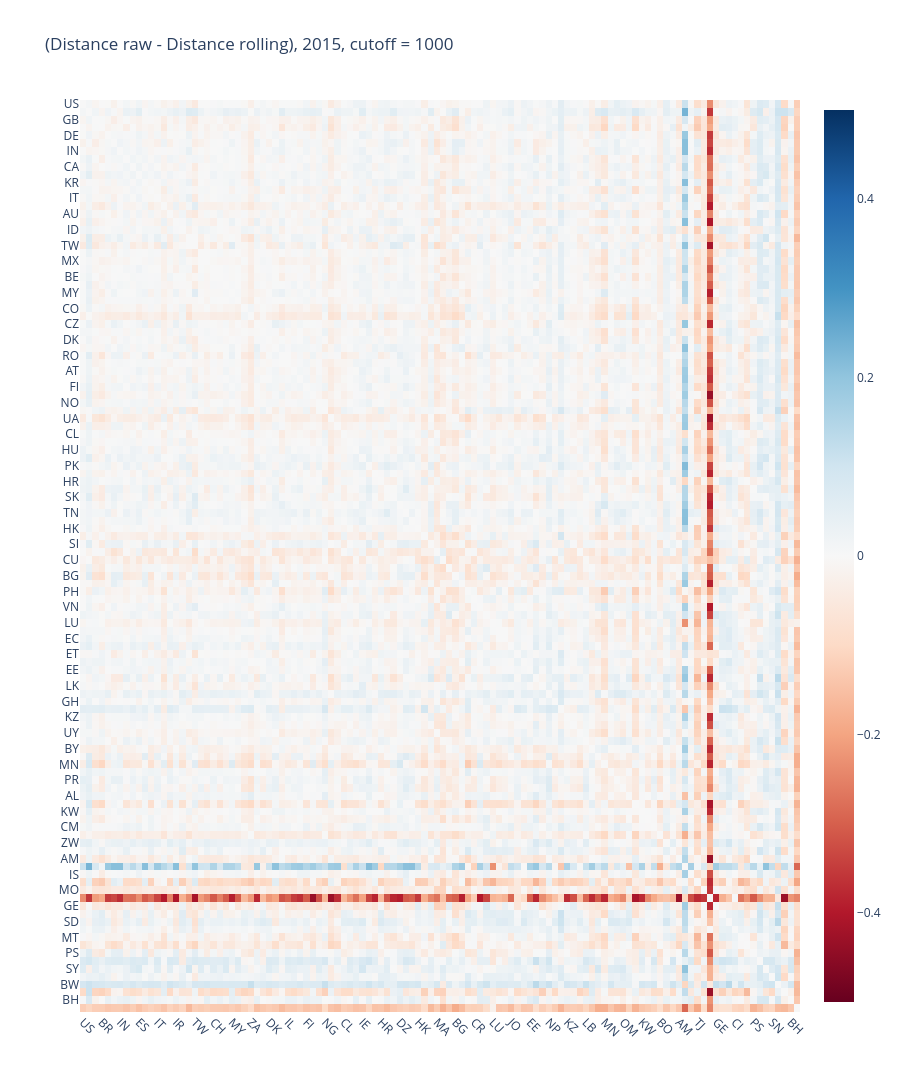

Notebook source saved alongside this figure:
### Code cell
df = (
    df_dist.sub(df_dist_rolling)
)

cutoff = 1000
country_list_sorted = df_total_articles.xs(year, level=1).sort_values("total", ascending=False).query("total_roll >= @cutoff").index.to_list()

uf.plotly_heatmap(df.loc[country_list_sorted, country_list_sorted],
                  y_labels=country_list_sorted, x_labels=country_list_sorted,
                  z_min=-0.5, z_max=0.5, x_type="country", y_type="country",
                  title=f"(Distance raw - Distance rolling), {year}, cutoff = {cutoff}")

### Figure 1 — Plotly figure (JSON) as saved in the notebook; plotly's stock layout.template omitted (floating-point values rounded to 4 significant figures; data arrays with more than 128 entries replaced by an {"elided": "..."} marker saying what was removed)
{"data": [{"colorscale": [[0, "rgb(103,0,31)"], [0.1, "rgb(178,24,43)"], [0.2, "rgb(214,96,77)"], [0.3, "rgb(244,165,130)"], [0.4, "rgb(253,219,199)"], [0.5, "rgb(247,247,247)"], [0.6, "rgb(209,229,240)"], [0.7, "rgb(146,197,222)"], [0.8, "rgb(67,147,195)"], [0.9, "rgb(33,102,172)"], [1, "rgb(5,48,97)"]], "customdata": {"elided": "116x116x2 str values"}, "hovertemplate": "<b>X: </b>%{customdata[0]}<br><b>Y: </b>%{customdata[1]}<br><b>Z: </b> %{z:.3f}<br><extra></extra>", "type": "heatmap", "x": ["US", "CN", "GB", "BR", "DE", "JP", "IN", "FR", "CA", "ES", "KR", "PL", "IT", "RU", "AU", "IR", "ID", "TR", "TW", "NL", "MX", "CH", "BE", "SE", "MY", "PT", "CO", "ZA", "CZ", "AR", "DK", "EG", "RO", "IL", "AT", "GR", "FI", "SG", "NO", "NG", "UA", "TH", "CL", "NZ", "HU", "IE", "PK", "SA", "HR", "RS", "SK", "DZ", "TN", "BD", "HK", "PE", "SI", "MA", "CU", "LT", "BG", "IQ", "PH", "CR", "VN", "LV", "LU", "VE", "EC", "JO", "ET", "KE", "EE", "AE", "LK", "NP", "GH", "PA", "KZ", "CY", "UY", "LB", "BY", "QA", "MN", "BA", "PR", "OM", "AL", "AZ", "KW", "MK", "CM", "BO", "ZW", "TZ", "AM", "MD", "IS", "TJ", "MO", "UZ", "GE", "UG", "SD", "CI", "MT", "PY", "PS", "MM", "SY", "SN", "BW", "YE", "BH", "RE"], "y": ["US", "CN", "GB", "BR", "DE", "JP", "IN", "FR", "CA", "ES", "KR", "PL", "IT", "RU", "AU", "IR", "ID", "TR", "TW", "NL", "MX", "CH", "BE", "SE", "MY", "PT", "CO", "ZA", "CZ", "AR", "DK", "EG", "RO", "IL", "AT", "GR", "FI", "SG", "NO", "NG", "UA", "TH", "CL", "NZ", "HU", "IE", "PK", "SA", "HR", "RS", "SK", "DZ", "TN", "BD", "HK", "PE", "SI", "MA", "CU", "LT", "BG", "IQ", "PH", "CR", "VN", "LV", "LU", "VE", "EC", "JO", "ET", "KE", "EE", "AE", "LK", "NP", "GH", "PA", "KZ", "CY", "UY", "LB", "BY", "QA", "MN", "BA", "PR", "OM", "AL", "AZ", "KW", "MK", "CM", "BO", "ZW", "TZ", "AM", "MD", "IS", "TJ", "MO", "UZ", "GE", "UG", "SD", "CI", "MT", "PY", "PS", "MM", "SY", "SN", "BW", "YE", "BH", "RE"], "z": {"elided": "116x116 float values"}, "zmax": 0.5, "zmin": -0.5}], "layout": {"height": 2320, "title": {"text": "(Distance raw - Distance rolling), 2015, cutoff = 1000"}, "xaxis": {"automargin": true, "tickangle": 45}, "yaxis": {"automargin": true, "autorange": "reversed"}}}
